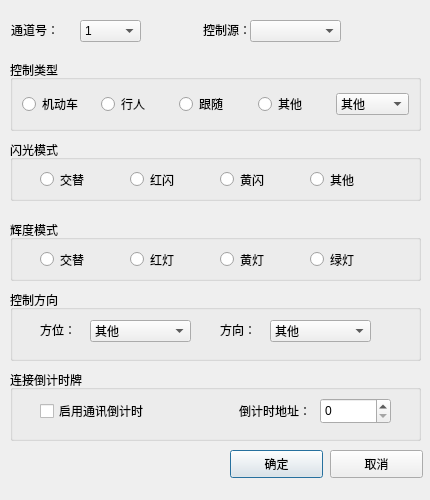
<?xml version="1.0" encoding="UTF-8"?>
<ui version="4.0">
 <class>channel_dialog</class>
 <widget class="QDialog" name="channel_dialog">
  <property name="geometry">
   <rect>
    <x>0</x>
    <y>0</y>
    <width>430</width>
    <height>500</height>
   </rect>
  </property>
  <property name="windowTitle">
   <string>通道编辑</string>
  </property>
  <widget class="QLabel" name="label">
   <property name="geometry">
    <rect>
     <x>11</x>
     <y>20</y>
     <width>71</width>
     <height>20</height>
    </rect>
   </property>
   <property name="text">
    <string>通道号：</string>
   </property>
  </widget>
  <widget class="QComboBox" name="comboBox_channelNum">
   <property name="geometry">
    <rect>
     <x>80</x>
     <y>20</y>
     <width>61</width>
     <height>22</height>
    </rect>
   </property>
   <item>
    <property name="text">
     <string>1</string>
    </property>
   </item>
   <item>
    <property name="text">
     <string>2</string>
    </property>
   </item>
   <item>
    <property name="text">
     <string>3</string>
    </property>
   </item>
   <item>
    <property name="text">
     <string>4</string>
    </property>
   </item>
   <item>
    <property name="text">
     <string>5</string>
    </property>
   </item>
   <item>
    <property name="text">
     <string>6</string>
    </property>
   </item>
   <item>
    <property name="text">
     <string>7</string>
    </property>
   </item>
   <item>
    <property name="text">
     <string>8</string>
    </property>
   </item>
   <item>
    <property name="text">
     <string>9</string>
    </property>
   </item>
   <item>
    <property name="text">
     <string>10</string>
    </property>
   </item>
   <item>
    <property name="text">
     <string>11</string>
    </property>
   </item>
   <item>
    <property name="text">
     <string>12</string>
    </property>
   </item>
   <item>
    <property name="text">
     <string>13</string>
    </property>
   </item>
   <item>
    <property name="text">
     <string>14</string>
    </property>
   </item>
   <item>
    <property name="text">
     <string>15</string>
    </property>
   </item>
   <item>
    <property name="text">
     <string>16</string>
    </property>
   </item>
   <item>
    <property name="text">
     <string>17</string>
    </property>
   </item>
   <item>
    <property name="text">
     <string>18</string>
    </property>
   </item>
   <item>
    <property name="text">
     <string>19</string>
    </property>
   </item>
   <item>
    <property name="text">
     <string>20</string>
    </property>
   </item>
   <item>
    <property name="text">
     <string>21</string>
    </property>
   </item>
   <item>
    <property name="text">
     <string>22</string>
    </property>
   </item>
   <item>
    <property name="text">
     <string>23</string>
    </property>
   </item>
   <item>
    <property name="text">
     <string>24</string>
    </property>
   </item>
   <item>
    <property name="text">
     <string>25</string>
    </property>
   </item>
   <item>
    <property name="text">
     <string>26</string>
    </property>
   </item>
   <item>
    <property name="text">
     <string>27</string>
    </property>
   </item>
   <item>
    <property name="text">
     <string>28</string>
    </property>
   </item>
   <item>
    <property name="text">
     <string>29</string>
    </property>
   </item>
   <item>
    <property name="text">
     <string>30</string>
    </property>
   </item>
   <item>
    <property name="text">
     <string>31</string>
    </property>
   </item>
   <item>
    <property name="text">
     <string>32</string>
    </property>
   </item>
  </widget>
  <widget class="QPushButton" name="pushButton_confirm">
   <property name="geometry">
    <rect>
     <x>230</x>
     <y>450</y>
     <width>93</width>
     <height>28</height>
    </rect>
   </property>
   <property name="text">
    <string>确定</string>
   </property>
  </widget>
  <widget class="QLabel" name="label_2">
   <property name="geometry">
    <rect>
     <x>140</x>
     <y>20</y>
     <width>111</width>
     <height>20</height>
    </rect>
   </property>
   <property name="text">
    <string>控制源：</string>
   </property>
   <property name="alignment">
    <set>Qt::AlignRight|Qt::AlignTrailing|Qt::AlignVCenter</set>
   </property>
  </widget>
  <widget class="QComboBox" name="comboBox_phase">
   <property name="geometry">
    <rect>
     <x>250</x>
     <y>20</y>
     <width>91</width>
     <height>22</height>
    </rect>
   </property>
   <property name="maxVisibleItems">
    <number>6</number>
   </property>
  </widget>
  <widget class="QGroupBox" name="groupBox_type">
   <property name="geometry">
    <rect>
     <x>10</x>
     <y>60</y>
     <width>411</width>
     <height>71</height>
    </rect>
   </property>
   <property name="title">
    <string>控制类型</string>
   </property>
   <layout class="QHBoxLayout" name="horizontalLayout">
    <item>
     <widget class="QRadioButton" name="radioPhase_vehicle">
      <property name="text">
       <string>机动车</string>
      </property>
     </widget>
    </item>
    <item>
     <widget class="QRadioButton" name="radioPhase_ped">
      <property name="text">
       <string>行人</string>
      </property>
     </widget>
    </item>
    <item>
     <widget class="QRadioButton" name="radioPhase_follow">
      <property name="text">
       <string>跟随</string>
      </property>
     </widget>
    </item>
    <item>
     <widget class="QRadioButton" name="radioPhase_other">
      <property name="text">
       <string>其他</string>
      </property>
     </widget>
    </item>
    <item>
     <widget class="QComboBox" name="comboBox_type">
      <item>
       <property name="text">
        <string>其他</string>
       </property>
      </item>
      <item>
       <property name="text">
        <string>闪灯</string>
       </property>
      </item>
      <item>
       <property name="text">
        <string>常绿</string>
       </property>
      </item>
      <item>
       <property name="text">
        <string>常红</string>
       </property>
      </item>
     </widget>
    </item>
   </layout>
  </widget>
  <widget class="QGroupBox" name="groupBox_flash">
   <property name="geometry">
    <rect>
     <x>10</x>
     <y>140</y>
     <width>411</width>
     <height>61</height>
    </rect>
   </property>
   <property name="title">
    <string>闪光模式</string>
   </property>
   <widget class="QRadioButton" name="radioFlash_alternate">
    <property name="geometry">
     <rect>
      <x>30</x>
      <y>30</y>
      <width>91</width>
      <height>19</height>
     </rect>
    </property>
    <property name="text">
     <string>交替</string>
    </property>
   </widget>
   <widget class="QRadioButton" name="radioFlash_red">
    <property name="geometry">
     <rect>
      <x>120</x>
      <y>30</y>
      <width>91</width>
      <height>19</height>
     </rect>
    </property>
    <property name="text">
     <string>红闪</string>
    </property>
   </widget>
   <widget class="QRadioButton" name="radioFlash_yel">
    <property name="geometry">
     <rect>
      <x>210</x>
      <y>30</y>
      <width>91</width>
      <height>19</height>
     </rect>
    </property>
    <property name="text">
     <string>黄闪</string>
    </property>
   </widget>
   <widget class="QRadioButton" name="radioFlash_oth">
    <property name="geometry">
     <rect>
      <x>300</x>
      <y>30</y>
      <width>101</width>
      <height>19</height>
     </rect>
    </property>
    <property name="text">
     <string>其他</string>
    </property>
   </widget>
  </widget>
  <widget class="QGroupBox" name="groupBox_dim">
   <property name="geometry">
    <rect>
     <x>10</x>
     <y>220</y>
     <width>411</width>
     <height>61</height>
    </rect>
   </property>
   <property name="title">
    <string>辉度模式</string>
   </property>
   <widget class="QRadioButton" name="radiodim_alternate">
    <property name="geometry">
     <rect>
      <x>30</x>
      <y>30</y>
      <width>91</width>
      <height>19</height>
     </rect>
    </property>
    <property name="text">
     <string>交替</string>
    </property>
   </widget>
   <widget class="QRadioButton" name="radiodim_red">
    <property name="geometry">
     <rect>
      <x>120</x>
      <y>30</y>
      <width>91</width>
      <height>19</height>
     </rect>
    </property>
    <property name="text">
     <string>红灯</string>
    </property>
   </widget>
   <widget class="QRadioButton" name="radiodim_yel">
    <property name="geometry">
     <rect>
      <x>210</x>
      <y>30</y>
      <width>91</width>
      <height>19</height>
     </rect>
    </property>
    <property name="text">
     <string>黄灯</string>
    </property>
   </widget>
   <widget class="QRadioButton" name="radiodim_gre">
    <property name="geometry">
     <rect>
      <x>300</x>
      <y>30</y>
      <width>101</width>
      <height>19</height>
     </rect>
    </property>
    <property name="text">
     <string>绿灯</string>
    </property>
   </widget>
  </widget>
  <widget class="QPushButton" name="pushButton_cancel">
   <property name="geometry">
    <rect>
     <x>330</x>
     <y>450</y>
     <width>93</width>
     <height>28</height>
    </rect>
   </property>
   <property name="text">
    <string>取消</string>
   </property>
  </widget>
  <widget class="QGroupBox" name="groupBox_countdown">
   <property name="geometry">
    <rect>
     <x>10</x>
     <y>370</y>
     <width>411</width>
     <height>71</height>
    </rect>
   </property>
   <property name="title">
    <string>连接倒计时牌</string>
   </property>
   <widget class="QLabel" name="label_countdown">
    <property name="geometry">
     <rect>
      <x>160</x>
      <y>30</y>
      <width>141</width>
      <height>21</height>
     </rect>
    </property>
    <property name="text">
     <string>倒计时地址：</string>
    </property>
    <property name="alignment">
     <set>Qt::AlignRight|Qt::AlignTrailing|Qt::AlignVCenter</set>
    </property>
   </widget>
   <widget class="QCheckBox" name="checkBox_countdown">
    <property name="geometry">
     <rect>
      <x>30</x>
      <y>28</y>
      <width>131</width>
      <height>26</height>
     </rect>
    </property>
    <property name="text">
     <string>启用通讯倒计时</string>
    </property>
   </widget>
   <widget class="QSpinBox" name="spinBox_id">
    <property name="geometry">
     <rect>
      <x>310</x>
      <y>28</y>
      <width>71</width>
      <height>26</height>
     </rect>
    </property>
    <property name="maximum">
     <number>31</number>
    </property>
   </widget>
  </widget>
  <widget class="QGroupBox" name="groupBox">
   <property name="geometry">
    <rect>
     <x>10</x>
     <y>290</y>
     <width>411</width>
     <height>71</height>
    </rect>
   </property>
   <property name="title">
    <string>控制方向</string>
   </property>
   <widget class="QComboBox" name="comboBox_Position">
    <property name="geometry">
     <rect>
      <x>80</x>
      <y>30</y>
      <width>101</width>
      <height>22</height>
     </rect>
    </property>
    <item>
     <property name="text">
      <string>其他</string>
     </property>
    </item>
    <item>
     <property name="text">
      <string>东</string>
     </property>
    </item>
    <item>
     <property name="text">
      <string>南</string>
     </property>
    </item>
    <item>
     <property name="text">
      <string>西</string>
     </property>
    </item>
    <item>
     <property name="text">
      <string>北</string>
     </property>
    </item>
    <item>
     <property name="text">
      <string>东北</string>
     </property>
    </item>
    <item>
     <property name="text">
      <string>东南</string>
     </property>
    </item>
    <item>
     <property name="text">
      <string>西南</string>
     </property>
    </item>
    <item>
     <property name="text">
      <string>西北</string>
     </property>
    </item>
   </widget>
   <widget class="QComboBox" name="comboBox_Direction">
    <property name="geometry">
     <rect>
      <x>260</x>
      <y>30</y>
      <width>101</width>
      <height>22</height>
     </rect>
    </property>
    <item>
     <property name="text">
      <string>其他</string>
     </property>
    </item>
    <item>
     <property name="text">
      <string>左转</string>
     </property>
    </item>
    <item>
     <property name="text">
      <string>直行</string>
     </property>
    </item>
    <item>
     <property name="text">
      <string>右转</string>
     </property>
    </item>
    <item>
     <property name="text">
      <string>行人</string>
     </property>
    </item>
    <item>
     <property name="text">
      <string>掉头</string>
     </property>
    </item>
    <item>
     <property name="text">
      <string>非机动</string>
     </property>
    </item>
   </widget>
   <widget class="QLabel" name="label_3">
    <property name="geometry">
     <rect>
      <x>30</x>
      <y>30</y>
      <width>41</width>
      <height>20</height>
     </rect>
    </property>
    <property name="text">
     <string>方位：</string>
    </property>
   </widget>
   <widget class="QLabel" name="label_4">
    <property name="geometry">
     <rect>
      <x>210</x>
      <y>30</y>
      <width>41</width>
      <height>20</height>
     </rect>
    </property>
    <property name="text">
     <string>方向：</string>
    </property>
   </widget>
  </widget>
 </widget>
 <resources/>
 <connections/>
</ui>
